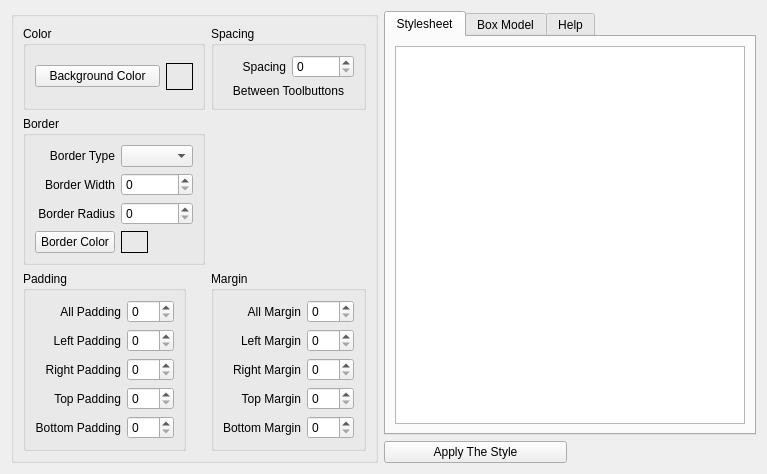
      <widget class="QWidget" name="tab_40">
       <attribute name="title">
        <string>Toolbar</string>
       </attribute>
       <layout class="QGridLayout" name="gridLayout_79">
        <item row="2" column="2">
         <widget class="QPushButton" name="tbar_apply_style">
          <property name="text">
           <string>Apply The Style</string>
          </property>
         </widget>
        </item>
        <item row="0" column="1" rowspan="3">
         <widget class="QGroupBox" name="groupBox_17">
          <property name="title">
           <string/>
          </property>
          <layout class="QGridLayout" name="gridLayout_67">
           <item row="0" column="2">
            <widget class="QGroupBox" name="groupBox_43">
             <property name="title">
              <string>Spacing</string>
             </property>
             <layout class="QGridLayout" name="gridLayout_73">
              <item row="0" column="0">
               <widget class="QLabel" name="label_159">
                <property name="text">
                 <string>Spacing</string>
                </property>
                <property name="alignment">
                 <set>Qt::AlignRight|Qt::AlignTrailing|Qt::AlignVCenter</set>
                </property>
               </widget>
              </item>
              <item row="0" column="1">
               <widget class="QSpinBox" name="toolbar_spacing">
                <property name="maximum">
                 <number>500</number>
                </property>
               </widget>
              </item>
              <item row="1" column="0" colspan="2">
               <widget class="QLabel" name="label_145">
                <property name="text">
                 <string>Between Toolbuttons</string>
                </property>
                <property name="alignment">
                 <set>Qt::AlignCenter</set>
                </property>
               </widget>
              </item>
             </layout>
            </widget>
           </item>
           <item row="1" column="0" colspan="2">
            <widget class="QGroupBox" name="groupBox_42">
             <property name="title">
              <string>Border</string>
             </property>
             <layout class="QGridLayout" name="gridLayout_72">
              <item row="0" column="0">
               <widget class="QLabel" name="label_156">
                <property name="text">
                 <string>Border Type</string>
                </property>
                <property name="alignment">
                 <set>Qt::AlignRight|Qt::AlignTrailing|Qt::AlignVCenter</set>
                </property>
               </widget>
              </item>
              <item row="0" column="1">
               <widget class="QComboBox" name="tbar_border_type"/>
              </item>
              <item row="1" column="0">
               <widget class="QLabel" name="label_157">
                <property name="text">
                 <string>Border Width</string>
                </property>
                <property name="alignment">
                 <set>Qt::AlignRight|Qt::AlignTrailing|Qt::AlignVCenter</set>
                </property>
               </widget>
              </item>
              <item row="1" column="1">
               <widget class="QSpinBox" name="tbar_border_width">
                <property name="maximum">
                 <number>100</number>
                </property>
                <property name="value">
                 <number>0</number>
                </property>
               </widget>
              </item>
              <item row="2" column="0">
               <widget class="QLabel" name="label_158">
                <property name="text">
                 <string>Border Radius</string>
                </property>
                <property name="alignment">
                 <set>Qt::AlignRight|Qt::AlignTrailing|Qt::AlignVCenter</set>
                </property>
               </widget>
              </item>
              <item row="2" column="1">
               <widget class="QSpinBox" name="tbar_border_radius">
                <property name="maximum">
                 <number>100</number>
                </property>
                <property name="value">
                 <number>0</number>
                </property>
               </widget>
              </item>
              <item row="3" column="0">
               <widget class="QPushButton" name="tbar_border_color_normal">
                <property name="text">
                 <string>Border Color</string>
                </property>
                <property name="qss" stdset="0">
                 <string>border-color</string>
                </property>
                <property name="label" stdset="0">
                 <string>toolbar_border_color_lb</string>
                </property>
                <property name="var" stdset="0">
                 <string>toolbar_border_color</string>
                </property>
               </widget>
              </item>
              <item row="3" column="1">
               <widget class="QLabel" name="toolbar_border_color_lb">
                <property name="maximumSize">
                 <size>
                  <width>27</width>
                  <height>27</height>
                 </size>
                </property>
                <property name="frameShape">
                 <enum>QFrame::Box</enum>
                </property>
                <property name="text">
                 <string/>
                </property>
                <property name="alignment">
                 <set>Qt::AlignCenter</set>
                </property>
               </widget>
              </item>
             </layout>
            </widget>
           </item>
           <item row="0" column="0" colspan="2">
            <widget class="QGroupBox" name="groupBox_41">
             <property name="title">
              <string>Color</string>
             </property>
             <layout class="QGridLayout" name="gridLayout_69">
              <item row="0" column="2">
               <widget class="QLabel" name="tbar_bg_color_lb">
                <property name="minimumSize">
                 <size>
                  <width>27</width>
                  <height>27</height>
                 </size>
                </property>
                <property name="maximumSize">
                 <size>
                  <width>27</width>
                  <height>27</height>
                 </size>
                </property>
                <property name="frameShape">
                 <enum>QFrame::Box</enum>
                </property>
                <property name="text">
                 <string/>
                </property>
                <property name="alignment">
                 <set>Qt::AlignCenter</set>
                </property>
               </widget>
              </item>
              <item row="0" column="1">
               <widget class="QPushButton" name="tbar_bg_color_normal">
                <property name="toolTip">
                 <string/>
                </property>
                <property name="text">
                 <string>Background Color</string>
                </property>
                <property name="qss" stdset="0">
                 <string>background</string>
                </property>
                <property name="label" stdset="0">
                 <string>tbar_bg_color_lb</string>
                </property>
                <property name="var" stdset="0">
                 <string>toolbar_bg_color</string>
                </property>
               </widget>
              </item>
             </layout>
            </widget>
           </item>
           <item row="3" column="2">
            <widget class="QGroupBox" name="groupBox_40">
             <property name="title">
              <string>Margin</string>
             </property>
             <layout class="QGridLayout" name="gridLayout_68">
              <item row="0" column="0">
               <widget class="QLabel" name="label_151">
                <property name="text">
                 <string>All Margin</string>
                </property>
                <property name="alignment">
                 <set>Qt::AlignRight|Qt::AlignTrailing|Qt::AlignVCenter</set>
                </property>
               </widget>
              </item>
              <item row="0" column="1">
               <widget class="QSpinBox" name="tbar_margin_normal">
                <property name="maximum">
                 <number>500</number>
                </property>
               </widget>
              </item>
              <item row="1" column="0">
               <widget class="QLabel" name="label_152">
                <property name="text">
                 <string>Left Margin</string>
                </property>
                <property name="alignment">
                 <set>Qt::AlignRight|Qt::AlignTrailing|Qt::AlignVCenter</set>
                </property>
               </widget>
              </item>
              <item row="1" column="1">
               <widget class="QSpinBox" name="tbar_margin_left_normal">
                <property name="maximum">
                 <number>500</number>
                </property>
               </widget>
              </item>
              <item row="2" column="0">
               <widget class="QLabel" name="label_153">
                <property name="text">
                 <string>Right Margin</string>
                </property>
                <property name="alignment">
                 <set>Qt::AlignRight|Qt::AlignTrailing|Qt::AlignVCenter</set>
                </property>
               </widget>
              </item>
              <item row="2" column="1">
               <widget class="QSpinBox" name="tbar_margin_right_normal">
                <property name="maximum">
                 <number>500</number>
                </property>
               </widget>
              </item>
              <item row="3" column="0">
               <widget class="QLabel" name="label_154">
                <property name="text">
                 <string>Top Margin</string>
                </property>
                <property name="alignment">
                 <set>Qt::AlignRight|Qt::AlignTrailing|Qt::AlignVCenter</set>
                </property>
               </widget>
              </item>
              <item row="3" column="1">
               <widget class="QSpinBox" name="tbar_margin_top_normal">
                <property name="maximum">
                 <number>500</number>
                </property>
               </widget>
              </item>
              <item row="4" column="0">
               <widget class="QLabel" name="label_155">
                <property name="text">
                 <string>Bottom Margin</string>
                </property>
                <property name="alignment">
                 <set>Qt::AlignRight|Qt::AlignTrailing|Qt::AlignVCenter</set>
                </property>
               </widget>
              </item>
              <item row="4" column="1">
               <widget class="QSpinBox" name="tbar_margin_bottom_normal">
                <property name="maximum">
                 <number>500</number>
                </property>
               </widget>
              </item>
             </layout>
            </widget>
           </item>
           <item row="3" column="0">
            <widget class="QGroupBox" name="groupBox_18">
             <property name="title">
              <string>Padding</string>
             </property>
             <layout class="QGridLayout" name="gridLayout_70">
              <item row="2" column="0">
               <widget class="QLabel" name="label_146">
                <property name="text">
                 <string>Right Padding</string>
                </property>
                <property name="alignment">
                 <set>Qt::AlignRight|Qt::AlignTrailing|Qt::AlignVCenter</set>
                </property>
               </widget>
              </item>
              <item row="4" column="0">
               <widget class="QLabel" name="label_147">
                <property name="text">
                 <string>Bottom Padding</string>
                </property>
                <property name="alignment">
                 <set>Qt::AlignRight|Qt::AlignTrailing|Qt::AlignVCenter</set>
                </property>
               </widget>
              </item>
              <item row="4" column="1">
               <widget class="QSpinBox" name="tbar_padding_bottom_normal">
                <property name="maximum">
                 <number>500</number>
                </property>
               </widget>
              </item>
              <item row="0" column="0">
               <widget class="QLabel" name="label_148">
                <property name="text">
                 <string>All Padding</string>
                </property>
                <property name="alignment">
                 <set>Qt::AlignRight|Qt::AlignTrailing|Qt::AlignVCenter</set>
                </property>
               </widget>
              </item>
              <item row="3" column="1">
               <widget class="QSpinBox" name="tbar_padding_top_normal">
                <property name="maximum">
                 <number>500</number>
                </property>
               </widget>
              </item>
              <item row="1" column="0">
               <widget class="QLabel" name="label_149">
                <property name="text">
                 <string>Left Padding</string>
                </property>
                <property name="alignment">
                 <set>Qt::AlignRight|Qt::AlignTrailing|Qt::AlignVCenter</set>
                </property>
               </widget>
              </item>
              <item row="2" column="1">
               <widget class="QSpinBox" name="tbar_padding_right_normal">
                <property name="maximum">
                 <number>500</number>
                </property>
               </widget>
              </item>
              <item row="1" column="1">
               <widget class="QSpinBox" name="tbar_padding_left_normal">
                <property name="maximum">
                 <number>500</number>
                </property>
               </widget>
              </item>
              <item row="0" column="1">
               <widget class="QSpinBox" name="tbar_padding_normal">
                <property name="maximum">
                 <number>500</number>
                </property>
               </widget>
              </item>
              <item row="3" column="0">
               <widget class="QLabel" name="label_150">
                <property name="text">
                 <string>Top Padding</string>
                </property>
                <property name="alignment">
                 <set>Qt::AlignRight|Qt::AlignTrailing|Qt::AlignVCenter</set>
                </property>
               </widget>
              </item>
             </layout>
            </widget>
           </item>
          </layout>
         </widget>
        </item>
        <item row="0" column="2" rowspan="2" colspan="2">
         <widget class="QTabWidget" name="tabWidget_19">
          <property name="currentIndex">
           <number>0</number>
          </property>
          <widget class="QWidget" name="tabWidget_4Page1_6">
           <attribute name="title">
            <string>Stylesheet</string>
           </attribute>
           <layout class="QVBoxLayout" name="verticalLayout_18">
            <item>
             <widget class="QPlainTextEdit" name="tbar_stylesheet">
              <property name="minimumSize">
               <size>
                <width>350</width>
                <height>0</height>
               </size>
              </property>
              <property name="tabStopDistance">
               <double>20.000000000000000</double>
              </property>
             </widget>
            </item>
           </layout>
          </widget>
          <widget class="QWidget" name="tab_45">
           <attribute name="title">
            <string>Box Model</string>
           </attribute>
           <layout class="QVBoxLayout" name="verticalLayout_22">
            <item>
             <widget class="QLabel" name="boxmodel_lb_3">
              <property name="text">
               <string>TextLabel</string>
              </property>
             </widget>
            </item>
           </layout>
          </widget>
          <widget class="QWidget" name="tab_46">
           <attribute name="title">
            <string>Help</string>
           </attribute>
           <layout class="QVBoxLayout" name="verticalLayout_23">
            <item>
             <widget class="QPlainTextEdit" name="plainTextEdit_6">
              <property name="plainText">
               <string>To delete a color open the color dialog and Cancel

Border needs both width and color to show up

Toolbar style must be set before Toolbutton</string>
              </property>
             </widget>
            </item>
           </layout>
          </widget>
         </widget>
        </item>
       </layout>
      </widget>
